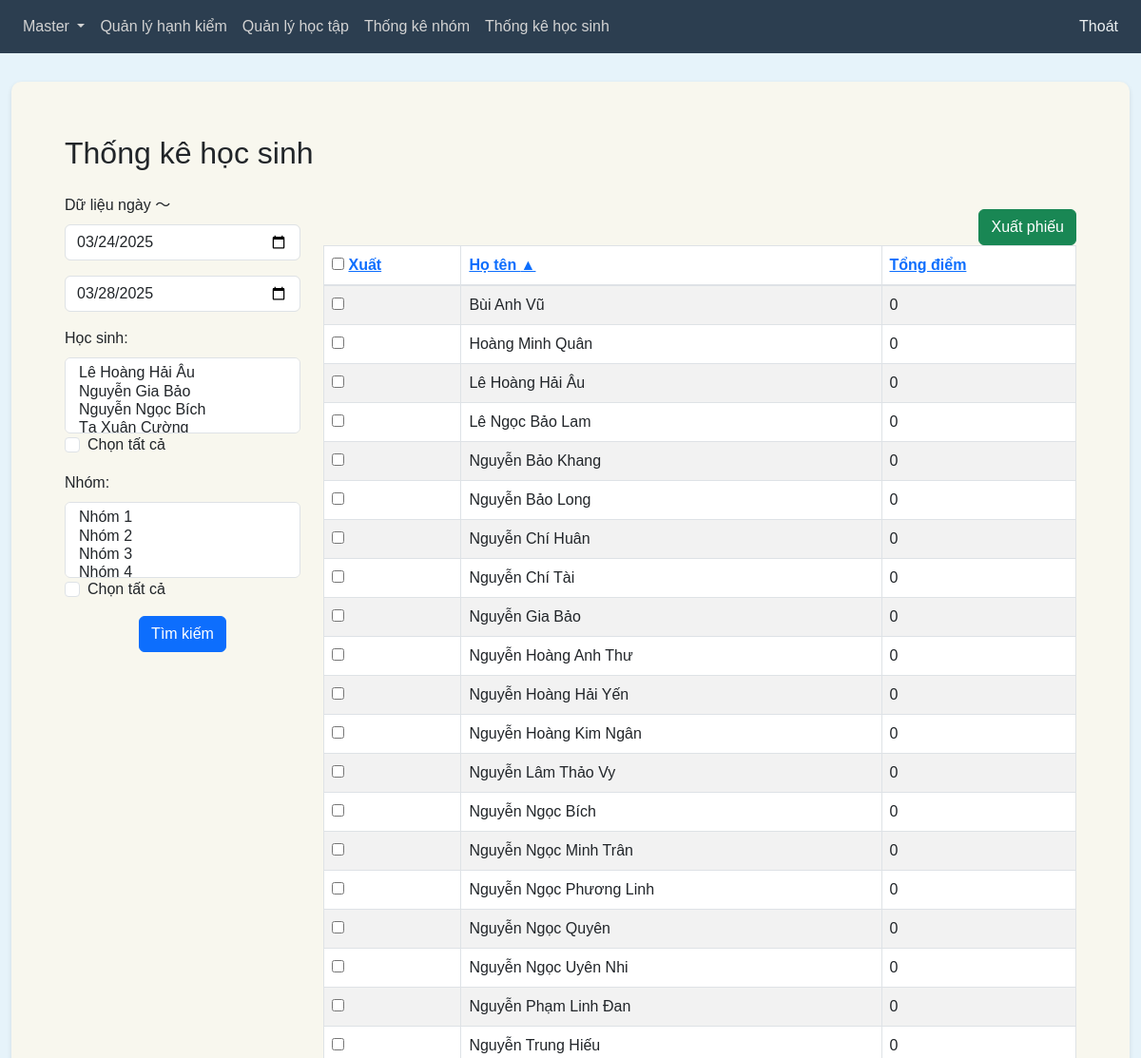
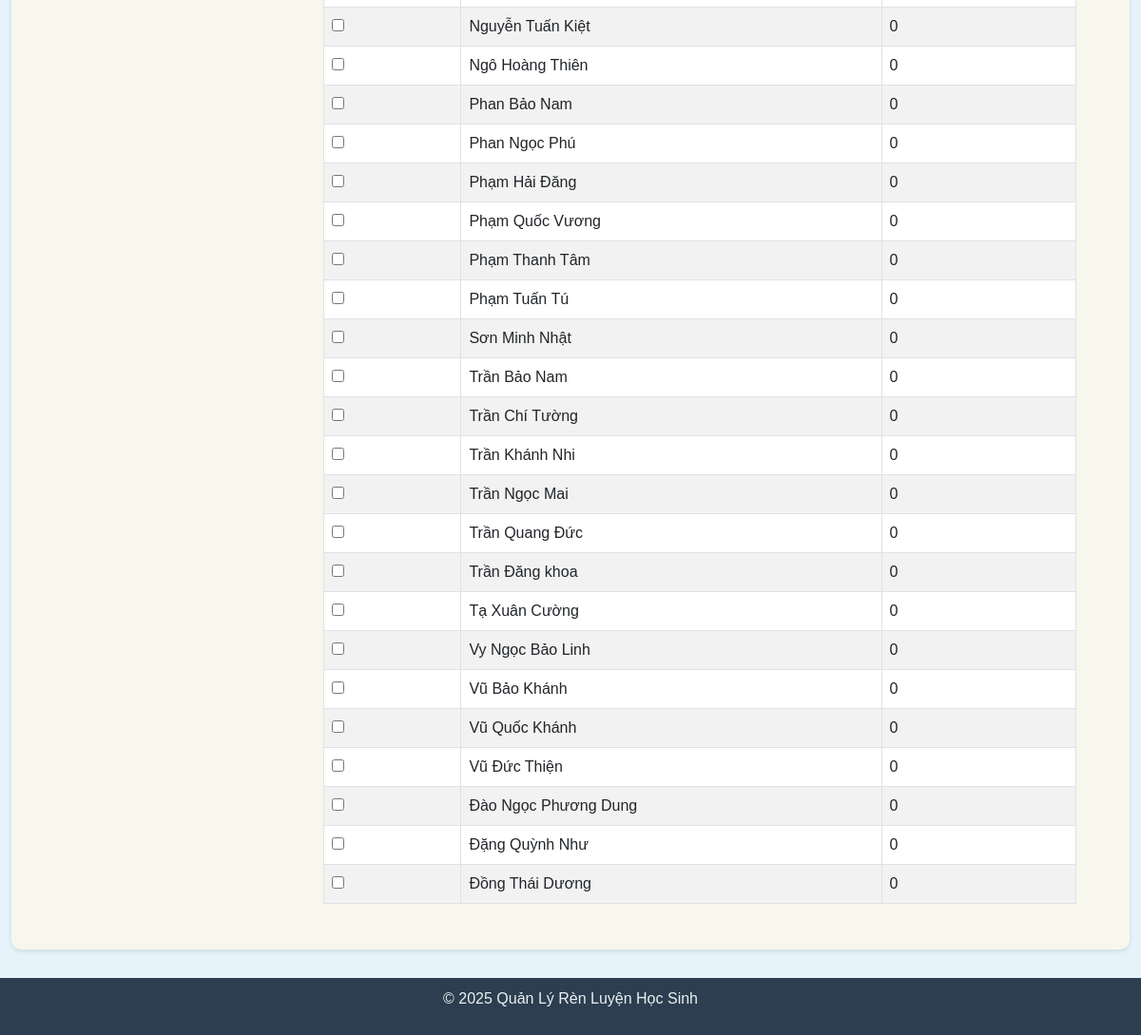
The app's page /summary/user_summary (signed in) with its own data (2 pictures, top to bottom).
### tables this page shows
CREATE TABLE Users (
                id INTEGER PRIMARY KEY AUTOINCREMENT,
                name TEXT NOT NULL,
                username TEXT NOT NULL UNIQUE,
                password TEXT NOT NULL,
                class_id INTEGER,
                group_id INTEGER,
                role_id INTEGER,
                is_deleted BOOLEAN DEFAULT 0,
                FOREIGN KEY (class_id) REFERENCES Classes(id),
                FOREIGN KEY (role_id) REFERENCES Roles(id),
                FOREIGN KEY (group_id) REFERENCES Groups(id)
            );

### blueprints/summary.py (the view, shortened to what this page needs)
@summary_bp.route('/user_summary', methods=['GET', 'POST'])
def user_summary():
    if 'user_id' in session:
        sort_by = request.args.get('sort_by', 'user_name')
        sort_order = request.args.get('sort_order', 'asc')
        conn = connect_db()
        cursor = conn.cursor()
        cursor.execute("SELECT id FROM Roles WHERE name = 'GVCN'")
        role_result = cursor.fetchone()
        gvcn_role_id = role_result[0] if role_result else None
        cursor.execute("SELECT id FROM Groups WHERE name = 'Giáo viên'")
        group_result = cursor.fetchone()
        teacher_group_id = group_result[0] if group_result else None
        conn.close()
        conn = connect_db()
        cursor = conn.cursor()
        if gvcn_role_id is not None:
            cursor.execute("SELECT id, name FROM Users WHERE is_deleted = 0 AND role_id != ?", (gvcn_role_id,))
        else:
            cursor.execute("SELECT id, name FROM Users WHERE is_deleted = 0")
        all_users = cursor.fetchall()
        if teacher_group_id is not None:
            cursor.execute("SELECT id, name FROM Groups WHERE is_deleted = 0 AND id != ?", (teacher_group_id,))
        else:
            cursor.execute("SELECT id, name FROM Groups WHERE is_deleted = 0")
        groups = cursor.fetchall()
        conn.close()
        today = datetime.today()
        if today.weekday() >= 5:  # Nếu là thứ Bảy (5) hoặc Chủ Nhật (6)
            nearest_monday = today - timedelta(days=today.weekday())  # Thứ Hai tuần hiện tại
        else:  # Nếu là thứ Hai (0) đến thứ Sáu (4)
            nearest_monday = today - timedelta(days=today.weekday() + 7)  # Thứ Hai tuần trước
        default_date_from = nearest_monday.strftime('%Y-%m-%d')
        default_date_to = (nearest_monday + timedelta(days=4)).strftime('%Y-%m-%d')  # Thứ Sáu gần nhất
        selected_users = []
        selected_groups = []
        date_from = default_date_from
        date_to = default_date_to
        select_all_users = False
        select_all_groups = False
        if request.method == 'POST':
            select_all_users = request.form.get('select_all_users') == 'on'
            selected_users = request.form.getlist('users')
            select_all_groups = request.form.get('select_all_groups') == 'on'
            selected_groups = request.form.getlist('groups')
            date_from = request.form.get('date_from') or default_date_from
            date_to = request.form.get('date_to') or default_date_to
        else:
            select_all_users = request.args.get('select_all_users') == 'on'
            selected_users = request.args.getlist('users')
            select_all_groups = request.args.get('select_all_groups') == 'on'
            selected_groups = request.args.getlist('groups')
            date_from = request.args.get('date_from') or default_date_from
            date_to = request.args.get('date_to') or default_date_to
        conn = connect_db()
        cursor = conn.cursor()
        if gvcn_role_id is not None:
            user_query = """
                    SELECT id, name
                    FROM Users
                    WHERE is_deleted = 0 AND role_id != ?
                """
            user_params = [gvcn_role_id]
        if select_all_users:
            all_user_ids = [user[0] for user in all_users]
            if all_user_ids:
                user_query += " AND id IN ({})".format(','.join('?' * len(all_user_ids)))
                user_params.extend(all_user_ids)
        elif selected_users:
            user_query += " AND id IN ({})".format(','.join('?' * len(selected_users)))
            user_params.extend(selected_users)
        if select_all_groups:
            all_group_ids = [group[0] for group in groups]
            if all_group_ids:
                user_query += " AND group_id IN ({})".format(','.join('?' * len(all_group_ids)))
                user_params.extend(all_group_ids)
        elif selected_groups:
            user_query += " AND group_id IN ({})".format(','.join('?' * len(selected_groups)))
            user_params.extend(selected_groups)
        cursor.execute(user_query, user_params)
        filtered_users = cursor.fetchall()
        records = []
        for user_id, user_name in filtered_users:
            total_points = 0
            has_data = False
            uc_query = """
                    SELECT SUM(total_points)
                    FROM User_Conduct
                    WHERE user_id = ? AND is_deleted = 0
                """
            uc_params = [user_id]
            if date_from:
                uc_query += " AND registered_date >= ?"
                uc_params.append(date_from)
            if date_to:
                uc_query += " AND registered_date <= ?"
                uc_params.append(date_to)
            cursor.execute(uc_query, uc_params)
            uc_points = cursor.fetchone()[0]
            if uc_points:
                total_points += uc_points
                has_data = True
            us_query = """
                    SELECT SUM(total_points)
                    FROM User_Subjects
                    WHERE user_id = ? AND is_deleted = 0
                """
            us_params = [user_id]
            if date_from:
                us_query += " AND registered_date >= ?"
                us_params.append(date_from)
            if date_to:
                us_query += " AND registered_date <= ?"
                us_params.append(date_to)
            cursor.execute(us_query, us_params)
            us_points = cursor.fetchone()[0]
            if us_points:
                total_points += us_points
                has_data = True
            records.append((user_name, total_points if total_points else 0, has_data, user_id))
        if sort_by == 'user_name':
            records.sort(key=lambda x: x[0], reverse=(sort_order == 'desc'))
        elif sort_by == 'total_points':
            records.sort(key=lambda x: x[1], reverse=(sort_order == 'desc'))
        elif sort_by == 'in':
            records.sort(key=lambda x: x[2], reverse=(sort_order == 'desc'))
        conn.close()
        return render_template('user_summary.html',
                               records=records,
                               all_users=all_users,
                               groups=groups,
                               date_from=date_from,
                               date_to=date_to,
                               selected_users=selected_users,
                               selected_groups=selected_groups,
                               select_all_users=select_all_users,
                               select_all_groups=select_all_groups,
                               sort_by=sort_by,
                               sort_order=sort_order,
                               is_gvcn=is_user_gvcn())
    else:
        return redirect(url_for('auth.login'))

### blueprints/summary.py (called while the page is built)
def is_user_gvcn():
    if 'user_id' in session:
        user = read_record_by_id('Users', session['user_id'])
        role = read_record_by_id('Roles', user[6]) # role_id is at index 6
        return (role and role[1] == 'GVCN') # role name is at index 1
    return False

### db_utils.py (called while the page is built)
def connect_db():
    try:
        conn = sqlite3.connect('schoolX.db')
        return conn
    except sqlite3.Error as e:
        return None

def read_record_by_id(table_name, record_id, fields=['*'], id_column='id'):
    try:
        conn = connect_db()
        if conn is None:
            return None
        cursor = conn.cursor()
        columns = ', '.join(fields)
        sql = f"SELECT {columns} FROM {table_name} WHERE {id_column} = ? AND is_deleted = 0"
        cursor.execute(sql, (record_id,))
        result = cursor.fetchone()
        return result
    except sqlite3.Error as e:
        return None
    finally:
        if conn:
            conn.close()

### templates/user_summary.html (shortened to what this page needs)
{% extends "base.html" %}
{% block content %}
    <div class="container">
        <h2 class="mt-4 mb-4">Thống kê học sinh</h2>
        <div class="row">
            <div class="col-md-3">
                <form method="POST" id="searchForm">
                    <div class="form-group">
                        <label for="date_from">Dữ liệu ngày ～</label>
                        <input type="date" name="date_from" id="date_from" class="form-control" value="{{ date_from or '' }}">
                    </div>
                    <div class="form-group">
                        <input type="date" name="date_to" id="date_to" class="form-control" value="{{ date_to or '' }}">
                    </div>
                    <div class="form-group">
                        <label for="users">Học sinh:</label>
                        <select name="users" id="users" multiple class="form-control" style="height: 80px;">
                            {% for user in all_users %}
                                <option value="{{ user[0] }}" {% if user[0]|string in selected_users %}selected{% endif %}>{{ user[1] }}</option>
                            {% endfor %}
                        </select>
                        <div class="form-check">
                            <input type="checkbox" class="form-check-input" id="select_all_users" name="select_all_users" {% if select_all_users %}checked{% endif %}>
                            <label class="form-check-label" for="select_all_users">Chọn tất cả</label>
                        </div>
                    </div>
                    <div class="form-group">
                        <label for="groups">Nhóm:</label>
                        <select name="groups" id="groups" multiple class="form-control" style="height: 80px;">
                            {% for group in groups %}
                                <option value="{{ group[0] }}" {% if group[0]|string in selected_groups %}selected{% endif %}>{{ group[1] }}</option>
                            {% endfor %}
                        </select>
                        <div class="form-check">
                            <input type="checkbox" class="form-check-input" id="select_all_groups" name="select_all_groups" {% if select_all_groups %}checked{% endif %}>
                            <label class="form-check-label" for="select_all_groups">Chọn tất cả</label>
                        </div>
                    </div>
                    <div class="form-group text-center">
                        <button type="submit" class="btn btn-primary">Tìm kiếm</button>
                    </div>
                </form>
            </div>
            <div class="col-md-9">
                <div class="d-flex justify-content-end">
                    <form method="POST" action="{{ url_for('summary.print_users') }}" id="printForm">
                        <button type="submit" class="btn btn-success mt-3">Xuất phiếu</button>
                    </form>
                </div>
                <table class="table table-bordered table-striped">
                    <thead>
                        <tr>
                            <th>
                                <input type="checkbox" id="select_all_in">
                                <a href="{{ url_for('summary.user_summary', sort_by='in', sort_order='desc' if sort_by == 'in' and sort_order == 'asc' else 'asc', date_from=date_from, date_to=date_to, users=selected_users, groups=selected_groups, select_all_users=select_all_users, select_all_groups=select_all_groups) }}">
                                    Xuất
                                </a>
                            </th>
                            <th>
                                <a href="{{ url_for('summary.user_summary', sort_by='user_name', sort_order='desc' if sort_by == 'user_name' and sort_order == 'asc' else 'asc', date_from=date_from, date_to=date_to, users=selected_users, groups=selected_groups, select_all_users=select_all_users, select_all_groups=select_all_groups) }}">
                                    Họ tên
                                    {% if sort_by == 'user_name' %}
                                        {% if sort_order == 'asc' %}▲{% else %}▼{% endif %}
                                    {% endif %}
                                </a>
                            </th>
                            <th>
                                <a href="{{ url_for('summary.user_summary', sort_by='total_points', sort_order='desc' if sort_by == 'total_points' and sort_order == 'asc' else 'asc', date_from=date_from, date_to=date_to, users=selected_users, groups=selected_groups, select_all_users=select_all_users, select_all_groups=select_all_groups) }}">
                                    Tổng điểm
                                </a>
                            </th>
                        </tr>
                    </thead>
                    <tbody>
                        {% for record in records %}
                            <tr>
                                <td>
                                    <input type="checkbox" name="in_{{ record[3] }}" value="1" {% if record[2] %}checked{% endif %}>
                                </td>
                                <td>{{ record[0] }}</td>
                                <td>{{ record[1] }}</td>
                            </tr>
                        {% endfor %}
                    </tbody>
                </table>
            </div>
        </div>
    </div>
{% endblock %}

### templates/base.html (style rules this page uses)
body { font-family: Arial, sans-serif; margin: 0; padding: 0; min-height: 100vh; display: flex; flex-direction: column; background-color: #e6f3fa; }

### records on screen
Users: name "Bùi Anh Vũ", is_deleted "0"
Users: name "Hoàng Minh Quân", is_deleted "0"
Users: {{ user[0] }} 42 (drawn), name "Lê Hoàng Hải Âu", is_deleted "0"
Users: name "Lê Ngọc Bảo Lam", is_deleted "0"
Users: name "Nguyễn Bảo Khang", is_deleted "0"
Users: name "Nguyễn Bảo Long", is_deleted "0"
Users: name "Nguyễn Chí Huân", is_deleted "0"
Users: name "Nguyễn Chí Tài", is_deleted "0"
Users: {{ user[0] }} 43 (drawn), name "Nguyễn Gia Bảo", is_deleted "0"
Users: name "Nguyễn Hoàng Anh Thư", is_deleted "0"
Users: name "Nguyễn Hoàng Hải Yến", is_deleted "0"
Users: name "Nguyễn Hoàng Kim Ngân", is_deleted "0"
Users: name "Nguyễn Lâm Thảo Vy", is_deleted "0"
Users: {{ user[0] }} 44 (drawn), name "Nguyễn Ngọc Bích", is_deleted "0"
Users: name "Nguyễn Ngọc Minh Trân", is_deleted "0"
Users: name "Nguyễn Ngọc Phương Linh", is_deleted "0"
Users: name "Nguyễn Ngọc Quyên", is_deleted "0"
Users: name "Nguyễn Ngọc Uyên Nhi", is_deleted "0"
Users: name "Nguyễn Phạm Linh Đan", is_deleted "0"
Users: name "Nguyễn Trung Hiếu", is_deleted "0"
Users: name "Nguyễn Tuấn Kiệt", is_deleted "0"
Users: name "Ngô Hoàng Thiên", is_deleted "0"
Users: name "Phan Bảo Nam", is_deleted "0"
Users: name "Phan Ngọc Phú", is_deleted "0"
Users: name "Phạm Hải Đăng", is_deleted "0"
Users: name "Phạm Quốc Vương", is_deleted "0"
Users: name "Phạm Thanh Tâm", is_deleted "0"
Users: name "Phạm Tuấn Tú", is_deleted "0"
Users: name "Sơn Minh Nhật", is_deleted "0"
Users: name "Trần Bảo Nam", is_deleted "0"
Users: name "Trần Chí Tường", is_deleted "0"
Users: name "Trần Khánh Nhi", is_deleted "0"
Users: name "Trần Ngọc Mai", is_deleted "0"
Users: name "Trần Quang Đức", is_deleted "0"
Users: name "Trần Đăng khoa", is_deleted "0"
Users: {{ user[0] }} 45 (drawn), name "Tạ Xuân Cường", is_deleted "0"
Users: name "Vy Ngọc Bảo Linh", is_deleted "0"
Users: name "Vũ Bảo Khánh", is_deleted "0"
Users: name "Vũ Quốc Khánh", is_deleted "0"
Users: name "Vũ Đức Thiện", is_deleted "0"
Users: name "Đào Ngọc Phương Dung", is_deleted "0"
Users: name "Đặng Quỳnh Như", is_deleted "0"
Users: name "Đồng Thái Dương", is_deleted "0"
